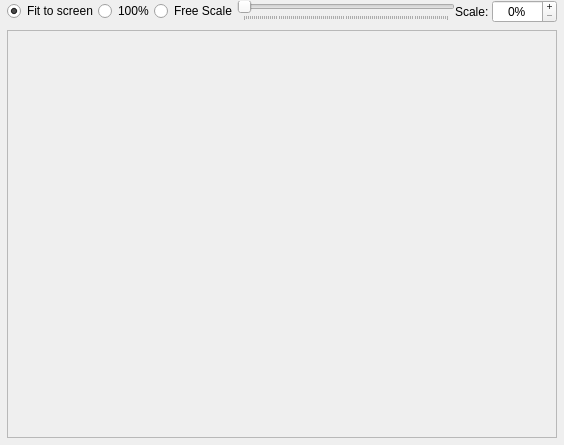
<?xml version="1.0" encoding="UTF-8"?>
<ui version="4.0">
 <class>ImageLabel</class>
 <widget class="QFrame" name="ImageLabel">
  <property name="geometry">
   <rect>
    <x>0</x>
    <y>0</y>
    <width>564</width>
    <height>445</height>
   </rect>
  </property>
  <property name="sizePolicy">
   <sizepolicy hsizetype="Expanding" vsizetype="Expanding">
    <horstretch>0</horstretch>
    <verstretch>0</verstretch>
   </sizepolicy>
  </property>
  <property name="windowTitle">
   <string>Form1</string>
  </property>
  <layout class="QGridLayout" name="gridLayout">
   <property name="leftMargin">
    <number>7</number>
   </property>
   <property name="topMargin">
    <number>0</number>
   </property>
   <property name="rightMargin">
    <number>7</number>
   </property>
   <property name="bottomMargin">
    <number>7</number>
   </property>
   <property name="verticalSpacing">
    <number>7</number>
   </property>
   <item row="0" column="0">
    <layout class="QHBoxLayout" name="horizontalLayout">
     <item>
      <widget class="QRadioButton" name="fitToScreen_radioButton">
       <property name="text">
        <string>Fit to screen</string>
       </property>
       <property name="checked">
        <bool>true</bool>
       </property>
      </widget>
     </item>
     <item>
      <widget class="QRadioButton" name="normalScale_radioButton">
       <property name="text">
        <string>100%</string>
       </property>
       <property name="checked">
        <bool>false</bool>
       </property>
      </widget>
     </item>
     <item>
      <widget class="QRadioButton" name="freeScale_radioButton">
       <property name="text">
        <string>Free Scale</string>
       </property>
       <property name="checked">
        <bool>false</bool>
       </property>
      </widget>
     </item>
     <item>
      <widget class="QSlider" name="scalePercentage_horizontalSlider">
       <property name="minimum">
        <number>0</number>
       </property>
       <property name="maximum">
        <number>100</number>
       </property>
       <property name="orientation">
        <enum>Qt::Horizontal</enum>
       </property>
       <property name="tickPosition">
        <enum>QSlider::TicksBelow</enum>
       </property>
       <property name="tickInterval">
        <number>1</number>
       </property>
      </widget>
     </item>
     <item>
      <widget class="QLabel" name="scale_label">
       <property name="text">
        <string>Scale: </string>
       </property>
      </widget>
     </item>
     <item>
      <widget class="QSpinBox" name="scalePercentage_spinBox">
       <property name="alignment">
        <set>Qt::AlignCenter</set>
       </property>
       <property name="readOnly">
        <bool>false</bool>
       </property>
       <property name="buttonSymbols">
        <enum>QAbstractSpinBox::PlusMinus</enum>
       </property>
       <property name="specialValueText">
        <string/>
       </property>
       <property name="suffix">
        <string>%</string>
       </property>
       <property name="minimum">
        <number>0</number>
       </property>
       <property name="maximum">
        <number>1000</number>
       </property>
      </widget>
     </item>
    </layout>
   </item>
   <item row="1" column="0">
    <widget class="QScrollArea" name="scrollArea">
     <property name="verticalScrollBarPolicy">
      <enum>Qt::ScrollBarAsNeeded</enum>
     </property>
     <property name="horizontalScrollBarPolicy">
      <enum>Qt::ScrollBarAsNeeded</enum>
     </property>
     <property name="widgetResizable">
      <bool>false</bool>
     </property>
     <property name="alignment">
      <set>Qt::AlignCenter</set>
     </property>
     <widget class="QWidget" name="scrollAreaWidgetContents">
      <property name="geometry">
       <rect>
        <x>124</x>
        <y>77</y>
        <width>300</width>
        <height>246</height>
       </rect>
      </property>
     </widget>
    </widget>
   </item>
  </layout>
 </widget>
 <resources/>
 <connections/>
</ui>
